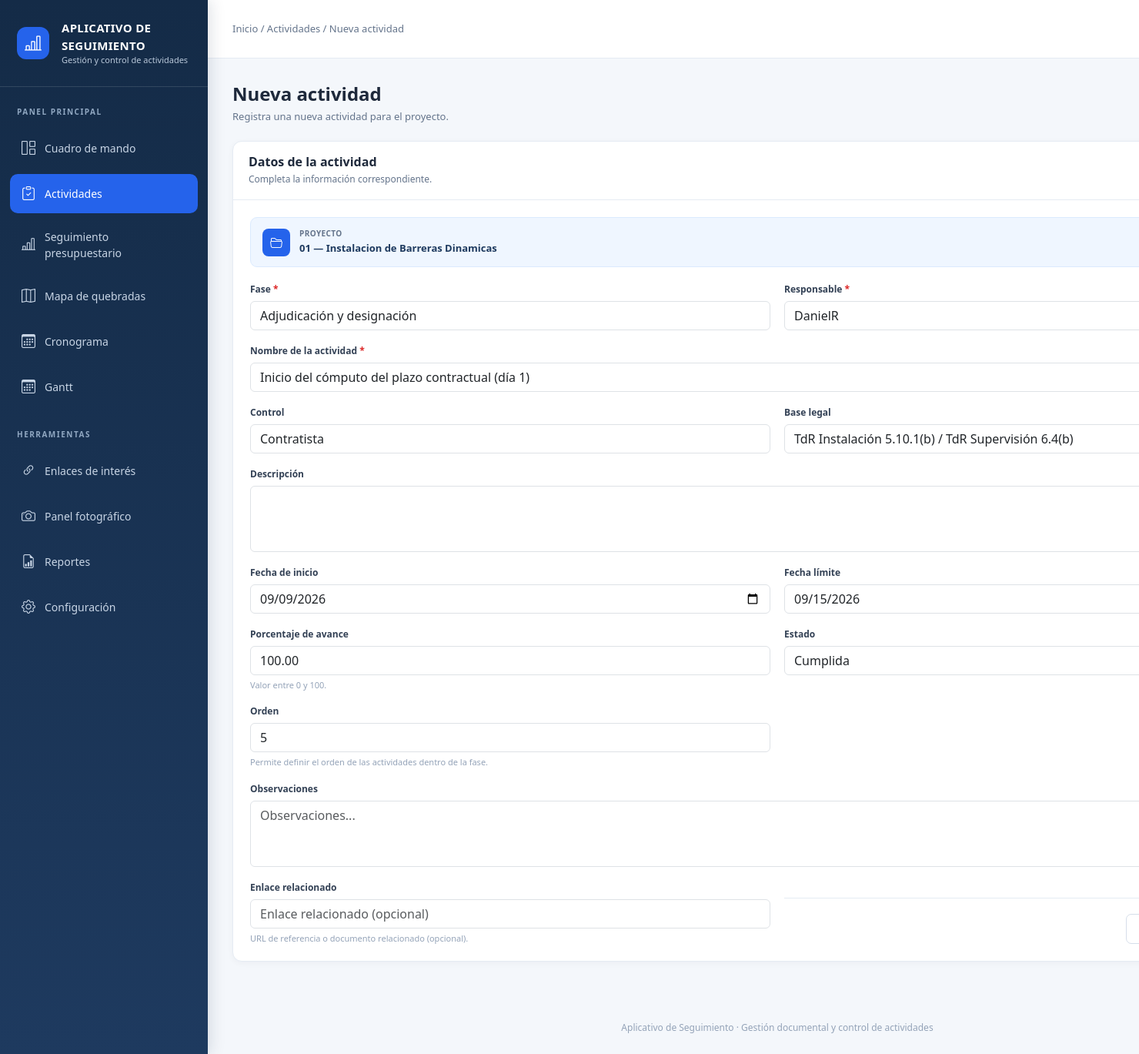
/monitoreo/actividades/5/editar/ (signed in), run on the app's committed database.
### monitoreo/models.py (models this page shows, shortened)
class Proyecto(models.Model):
    class Estado(models.TextChoices):
        PLANIFICADO = "PLANIFICADO", "Planificado"
        EN_EJECUCION = "EN_EJECUCION", "En ejecución"
        SUSPENDIDO = "SUSPENDIDO", "Suspendido"
        FINALIZADO = "FINALIZADO", "Finalizado"
        CANCELADO = "CANCELADO", "Cancelado"
    codigo = models.CharField(
        max_length=50,
        unique=True,
    )
    nombre = models.CharField(
        max_length=250,
    )
    descripcion = models.TextField(
        blank=True,
    )
    monto = models.DecimalField(
        max_digits=12,
        decimal_places=2,
        null=True,
        blank=True,
    )
    contratista = models.CharField(
        max_length=250,
        blank=True,
    )
    supervisor = models.CharField(
        max_length=250,
        blank=True,
    )
    entidad_nombre = models.CharField(
        max_length=250,
        blank=True,
    )
    coordinador_tecnico = models.ForeignKey(
        Responsable,
        on_delete=models.PROTECT,
        related_name="proyectos_coordinados",
    )
    fecha_inicio = models.DateField()
    fecha_fin = models.DateField()
    estado = models.CharField(
        max_length=20,
        choices=Estado.choices,
        default=Estado.PLANIFICADO,
    )
    activo = models.BooleanField(
        default=True,
    )
    creado_en = models.DateTimeField(
        auto_now_add=True,
    )
    actualizado_en = models.DateTimeField(
        auto_now=True,
    )
    class Meta:
        verbose_name = "Proyecto"
        verbose_name_plural = "Proyectos"
        ordering = [
            "-fecha_inicio",
            "nombre",
        ]

class Actividad(models.Model):
    class Estado(models.TextChoices):
        PENDIENTE = "PENDIENTE", "Pendiente"
        EN_PROCESO = "EN_PROCESO", "En proceso"
        CUMPLIDA = "CUMPLIDA", "Cumplida"
        VENCIDA = "VENCIDA", "Vencida"
        SUSPENDIDA = "SUSPENDIDA", "Suspendida"
        CANCELADA = "CANCELADA", "Cancelada"
    class Control(models.TextChoices):
        Contratista="Contratista","Contratista"
        ContratistaSupervisorDPDRH="Contratista + Supervisor + DPDRH","Contratista + Supervisor + DPDRH"
        ContratistaANA="Contratista → ANA","Contratista → ANA"
        ContratistaSupervisor="Contratista → Supervisor","Contratista → Supervisor"
        DPDRH="DPDRH","DPDRH"
        DPDRHANAContratista="DPDRH / ANA → Contratista","DPDRH / ANA → Contratista"
        DPDRHContratista="DPDRH → Contratista","DPDRH → Contratista"
        DPDRHANASupervisor="DPDRH/ANA → Supervisor","DPDRH/ANA → Supervisor"
        OficinadeAdministraciónANA="Oficina de Administración (ANA)","Oficina de Administración (ANA)"
        Supervisor="Supervisor","Supervisor"
        SupervisorDPDRH = "Supervisor → DPDRH","Supervisor → DPDRH"
    proyecto = models.ForeignKey(
        Proyecto,
        on_delete=models.CASCADE,
        related_name="actividades",
    )
    fase = models.ForeignKey(
        Fase,
        on_delete=models.PROTECT,
        related_name="actividades",
    )
    nombre = models.CharField(
        max_length=250,
    )
    control = models.CharField(
        max_length=50,
        choices=Control.choices,
        default=Control.Contratista,
    )
    baselegal = models.CharField(
        max_length=250, blank=True)
    descripcion = models.TextField(
        blank=True,
    )
    responsable = models.ForeignKey(
        Responsable,
        on_delete=models.PROTECT,
        related_name="actividades",
    )
    fecha_inicio = models.DateField(
        null=True,
        blank=True,
    )
    fecha_fin = models.DateField(
        null=True,
        blank=True,
    )
    porcentaje_avance = models.DecimalField(
        max_digits=5,
        decimal_places=2,
        default=0,
        validators=[
            MinValueValidator(0),
            MaxValueValidator(100),
        ],
    )
    estado = models.CharField(
        max_length=20,
        choices=Estado.choices,
        default=Estado.PENDIENTE,
    )
    link = models.URLField(
        blank=True,)
    observaciones = models.TextField(
        blank=True,
    )
    orden = models.PositiveIntegerField(
        default=0,
    )
    creado_en = models.DateTimeField(
        auto_now_add=True,
    )
    actualizado_en = models.DateTimeField(
        auto_now=True,
    )
    class Meta:
        verbose_name = "Actividad"
        verbose_name_plural = "Actividades"
        ordering = [
            "proyecto",
            "fase",
            "orden",
            "fecha_fin",
            "nombre",
        ]

### monitoreo/views.py (the view)
@login_required
def actividad_editar(request, pk):
    actividad = get_object_or_404(
        Actividad.objects.select_related(
            "proyecto"
        ),
        pk=pk,
    )
    if request.method == "POST":
        form = ActividadForm(
            request.POST,
            instance=actividad,
            proyecto=actividad.proyecto,
        )
        if form.is_valid():
            form.save()
            messages.success(
                request,
                "La actividad fue actualizada correctamente.",
            )
            return redirect(
                "monitoreo:proyecto_resumen",
                pk=actividad.proyecto.pk,
            )
    else:
        form = ActividadForm(
            instance=actividad,
            proyecto=actividad.proyecto,
        )
    return render(
        request,
        "monitoreo/actividad_form.html",
        {
            "form": form,
            "proyecto": actividad.proyecto,
            "actividad": actividad,
            "titulo": "Editar actividad",
        },
    )

### monitoreo/models.py (called while the page is built)
    def __str__(self):
        nombre = self.usuario.get_full_name()
        return nombre or self.usuario.username

    def __str__(self):
        return self.nombre

### monitoreo/templates/monitoreo/actividad_form.html (shortened to what this page needs)
{% extends "base.html" %}
{% block actividades_active %}
    active
{% endblock %}
{% block breadcrumb %}
    Inicio / Actividades /
    {% if object %}
        Editar actividad
    {% else %}
        Nueva actividad
    {% endif %}
{% endblock %}
{% block content %}
<div class="form-page-header">
    <div class="form-page-title">
        <h1>
            {% if object %}
                Editar actividad
            {% else %}
                Nueva actividad
            {% endif %}
        </h1>
        <p>
            {% if object %}
                Actualiza la información y el estado de la actividad.
            {% else %}
                Registra una nueva actividad para el proyecto.
            {% endif %}
        </p>
    </div>
</div>
<div class="form-card">
    <div class="form-card-header">
        <h2>
            Datos de la actividad
        </h2>
        <p>
            Completa la información correspondiente.
        </p>
    </div>
    <div class="form-card-body">
        {% if proyecto %}
            <div class="project-context">
                <div class="project-context-icon">
                    <i class="bi bi-folder2-open"></i>
                </div>
                <div>
                    <div class="project-context-label">
                        Proyecto
                    </div>
                    <div class="project-context-name">
                        {{ proyecto.codigo }} — {{ proyecto.nombre }}
                    </div>
                </div>
            </div>
        {% endif %}
        <form method="post">
            <div class="form-grid">
                <div class="form-group">
                    <label
                        for="{{ form.fase.id_for_label }}"
                        class="form-label"
                    >
                        Fase
                        <span class="required">*</span>
                    </label>
                    {{ form.fase }}
                </div>
                <div class="form-group">
                    <label
                        for="{{ form.responsable.id_for_label }}"
                        class="form-label"
                    >
                        Responsable
                        <span class="required">*</span>
                    </label>
                    {{ form.responsable }}
                </div>
                <div class="form-group full">
                    <label
                        for="{{ form.nombre.id_for_label }}"
                        class="form-label"
                    >
                        Nombre de la actividad
                        <span class="required">*</span>
                    </label>
                    {{ form.nombre }}
                </div>
                <div class="form-group">
                    <label
                        for="{{ form.control.id_for_label }}"
                        class="form-label"
                    >
                        Control
                    </label>
                    {{ form.control }}
                </div>
                <div class="form-group">
                    <label
                        for="{{ form.baselegal.id_for_label }}"
                        class="form-label"
                    >
                        Base legal
                    </label>
                    {{ form.baselegal }}
                </div>
                <div class="form-group full">
                    <label
                        for="{{ form.descripcion.id_for_label }}"
                        class="form-label"
                    >
                        Descripción
                    </label>
                    {{ form.descripcion }}
                </div>
                <div class="form-group">
                    <label
                        for="{{ form.fecha_inicio.id_for_label }}"
                        class="form-label"
                    >
                        Fecha de inicio
                    </label>
                    {{ form.fecha_inicio }}
                </div>
                <div class="form-group">
                    <label
                        for="{{ form.fecha_fin.id_for_label }}"
                        class="form-label"
                    >
                        Fecha límite
                    </label>
                    {{ form.fecha_fin }}
                </div>
                <div class="form-group">
                    <label
                        for="{{ form.porcentaje_avance.id_for_label }}"
                        class="form-label"
                    >
                        Porcentaje de avance
                    </label>
                    {{ form.porcentaje_avance }}
                    <span class="help-text">
                        Valor entre 0 y 100.
                    </span>
                </div>
                <div class="form-group">
                    <label
                        for="{{ form.estado.id_for_label }}"
                        class="form-label"
                    >
                        Estado
                    </label>
                    {{ form.estado }}
                </div>
                <div class="form-group">
                    <label
                        for="{{ form.orden.id_for_label }}"
                        class="form-label"
                    >
                        Orden
                    </label>
                    {{ form.orden }}
                    <span class="help-text">
                        Permite definir el orden de las actividades dentro de la fase.
                    </span>
                </div>
                <div class="form-group full">
                    <label
                        for="{{ form.observaciones.id_for_label }}"
                        class="form-label"
                    >
                        Observaciones
                    </label>
                    {{ form.observaciones }}
                </div>
                <div class="form-group">
                    <label
                        for="{{ form.link.id_for_label }}"
                        class="form-label"
                    >
                        Enlace relacionado
                    </label>
                    {{ form.link }}
                    <span class="help-text">
                        URL de referencia o documento relacionado (opcional).
                    </span>
            </div>
            <div class="form-actions">
                {% if proyecto %}
                    <a
                        href="{% url 'monitoreo:proyecto_resumen' proyecto.pk %}"
                        class="btn-form"
                    >
                    </a>
                {% endif %}
            </div>
        </form>
    </div>
</div>
{% endblock %}

### templates/base.html (style rules this page uses)
:root { --sidebar-width:270px; --primary:#1e3a5f; --blue:#2563eb; --bg:#f4f7fb; }
* { box-sizing:border-box; }
body { margin:0; background:var(--bg); color:#1f2937; font-family:"Segoe UI",Arial,sans-serif; }

### monitoreo/templates/monitoreo/actividad_form.html (style rules this page uses)
.form-page-header { display: flex; align-items: center; justify-content: space-between; gap: 20px; margin-bottom: 22px; }
.form-page-title h1 { margin: 0; color: #1e293b; font-size: 24px; font-weight: 700; }
.form-page-title p { margin: 5px 0 0; color: #64748b; font-size: 13px; }
.form-card { background: #fff; border: 1px solid #e5ebf3; border-radius: 12px; box-shadow: 0 2px 8px rgba(15, 23, 42, .04); margin-bottom: 20px; overflow: hidden; }
.form-card-header { padding: 17px 20px; border-bottom: 1px solid #e5ebf3; }
.form-card-header h2 { margin: 0; color: #1e293b; font-size: 16px; font-weight: 700; }
.form-card-header p { margin: 4px 0 0; color: #64748b; font-size: 12px; }
.form-card-body { padding: 22px; }
.form-grid { display: grid; grid-template-columns: repeat(2, minmax(0, 1fr)); gap: 18px; }
.form-group { min-width: 0; }
.form-group.full { grid-column: 1 / -1; }
.form-label { display: block; margin-bottom: 6px; color: #334155; font-size: 12px; font-weight: 700; }
.required { color: #dc2626; }
.help-text { display: block; margin-top: 5px; color: #94a3b8; font-size: 11px; line-height: 1.4; }
.project-context { display: flex; align-items: center; gap: 12px; padding: 13px 15px; margin-bottom: 20px; background: #eff6ff; border: 1px solid #dbeafe; border-radius: 9px; }
.project-context-icon { width: 36px; height: 36px; flex-shrink: 0; display: flex; align-items: center; justify-content: center; background: #2563eb; color: #fff; border-radius: 8px; }
.project-context-label { color: #64748b; font-size: 10px; font-weight: 700; text-transform: uppercase; letter-spacing: .4px; }
.project-context-name { color: #1e3a5f; font-size: 13px; font-weight: 700; margin-top: 2px; }
.form-actions { display: flex; justify-content: flex-end; gap: 9px; padding-top: 20px; margin-top: 22px; border-top: 1px solid #e5ebf3; }
.btn-form { min-height: 39px; padding: 8px 15px; border-radius: 7px; border: 1px solid #d6deea; background: #fff; color: #334155; text-decoration: none; font-size: 12px; font-weight: 600; cursor: pointer; }

### data on the page
Proyecto: codigo "01", nombre "Instalacion de Barreras Dinamicas"
Actividad: fase "Adjudicación y designación", responsable "DanielR", nombre "Inicio del cómputo del plazo contractual (día 1)", control "Contratista", baselegal "TdR Instalación 5.10.1(b) / TdR Supervisión 6.4(b)", fecha_inicio "09/09/2026", fecha_fin "09/15/2026", porcentaje_avance "100.00", estado "Cumplida", orden "5"
